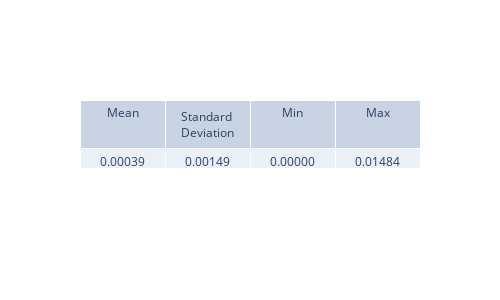

This figure's notebook cell:
### Code cell
plt.figure(figsize=(8, 6), dpi=200)
psi_sq_diff = np.abs(psi_sq - psi_sq_analytical)
view_metrics(psi_sq_diff)

plt.pcolormesh(x_values, t_values, psi_sq_diff.transpose(), shading="auto")
plt.colorbar(label='∆|psi(x,t)|^2')
plt.xlabel('x')
plt.ylabel('t')
plt.title('Absolute error of |psi|^2')
plt.show()

### Figure 1 — Plotly figure (JSON) as saved in the notebook; plotly's stock layout.template omitted (floating-point values rounded to 4 significant figures)
{"data": [{"cells": {"values": [["0.00039"], ["0.00149"], ["0.00000"], ["0.01484"]]}, "header": {"values": ["Mean", "Standard Deviation", "Min", "Max"]}, "type": "table"}], "layout": {"height": 300, "width": 500}}
